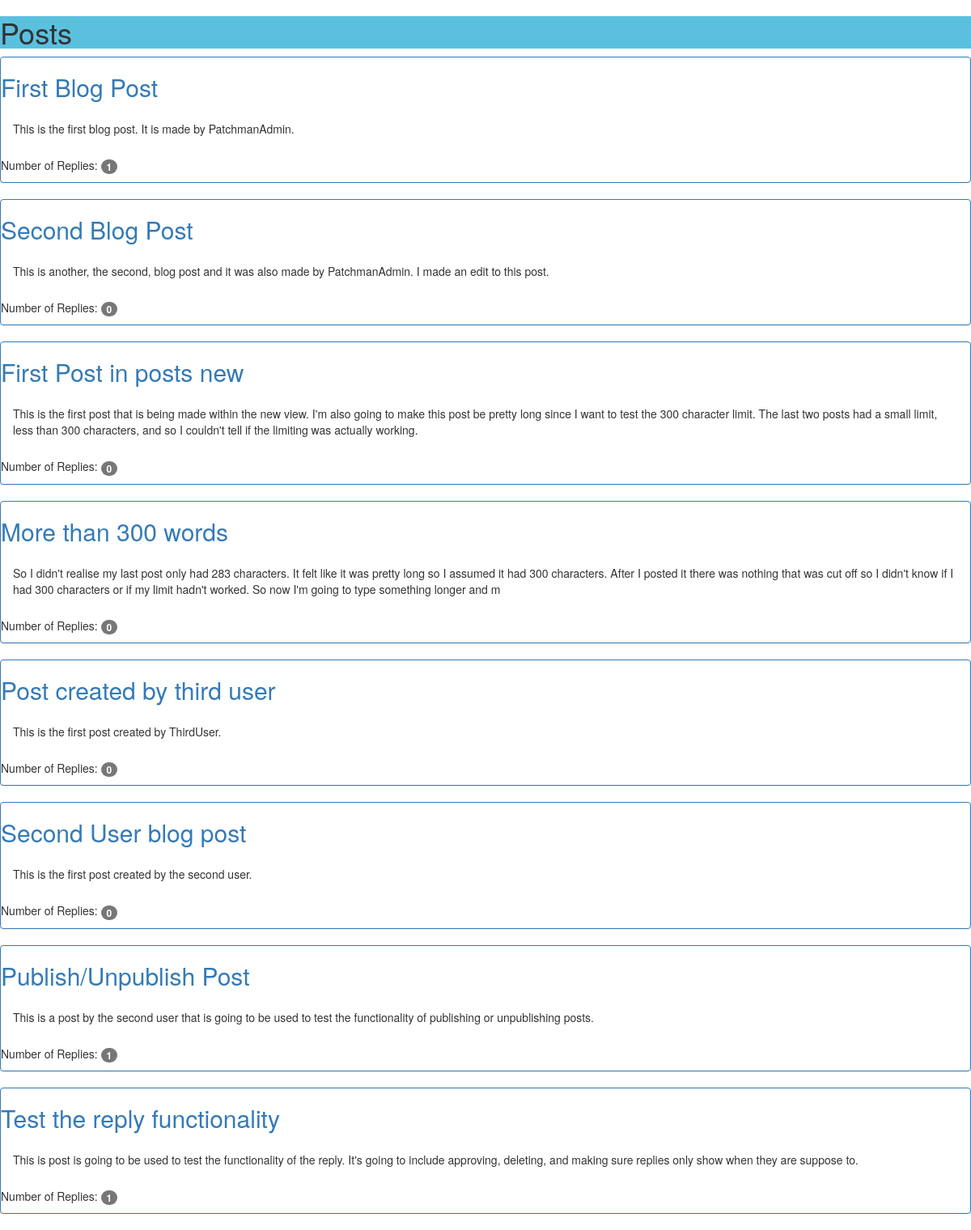
The page / on the database its author committed.
### blog/models.py (models this page shows, shortened)
class Post(models.Model):
    author = models.ForeignKey('auth.User')
    title = models.CharField(max_length=255)
    content = models.TextField()
    created_date = models.DateField(default=timezone.now)
    is_published = models.BooleanField(default=True)
    is_deleted = models.BooleanField(default=False)
    class Meta:
        ordering=['-created_date']
    @property
    def approved_replies(self):
        return self.replies.filter(approved_reply=True)

### blog/views.py (the view)
# urls.py: 2. Add a URL to urlpatterns:  url(r'^$', views.home, name='home')
def home(request):
    posts = Post.objects.filter(is_published=True, is_deleted=False).order_by('created_date')
    return render(request, 'home.html', {'posts': posts})

### blog/templates/home.html (shortened to what this page needs)
{% extends 'base.html' %}
{% block content %}
    <h1 class="'label label-info">Posts</h1>
    {% for post in posts %}
        <div class="panel panel-primary">
            <h2><a href="{% url 'post_detail' pk=post.pk %}">{{ post.title }}</a></h2>
            <p class="panel-body">{{ post.content| slice:":300" }}</p>
            <p>Number of Replies:  <span class="badge">{{ post.approved_replies.count }}</span></p>
        </div>
    {% endfor %}
{% endblock %}

### rows shown on the page
Post: title "First Blog Post", content "This is the first blog post. It is made by PatchmanAdmin.", approved_replies.count "1"
Post: title "Second Blog Post", content "This is another, the second, blog post and it was also made by PatchmanAdmin. I made an edit to this post.", approved_replies.count "0"
Post: title "First Post in posts new", content "This is the first post that is being made within the new view. I'm also going to make this post be pretty long since I want to test the 300 character limit. The last two posts had a small limit, less than 300 characters, and so I couldn't tell if the limiting was actually working.", approved_replies.count "0"
Post: title "More than 300 words", content "So I didn't realise my last post only had 283 characters. It felt like it was pretty long so I assumed it had 300 characters. After I posted it there was nothing that was cut off so I didn't know if I had 300 characters or if my limit hadn't worked. So now I'm going to type something longer and m", approved_replies.count "0"
Post: title "Post created by third user", content "This is the first post created by ThirdUser.", approved_replies.count "0"
Post: title "Second User blog post", content "This is the first post created by the second user.", approved_replies.count "0"
Post: title "Publish/Unpublish Post", content "This is a post by the second user that is going to be used to test the functionality of publishing or unpublishing posts.", approved_replies.count "1"
Post: title "Test the reply functionality", content "This is post is going to be used to test the functionality of the reply. It's going to include approving, deleting, and making sure replies only show when they are suppose to.", approved_replies.count "1"
